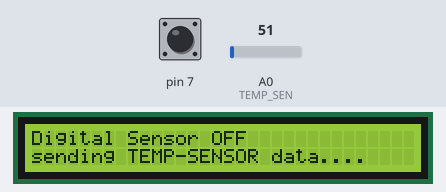
Bench run of a sketch on a simulated Arduino Uno, built with avr-gcc and run on an emulated ATmega328P. Parts: 32×2 character LCD. Inputs (shaded band) come from the test bench; at power-on: pin 7 HIGH, A0 (TEMP_SEN) = 51. What the sketch prints to the serial monitor is not drawn.

Above: at 1.2 s.
1.3 s: pin 7 pulled LOW for 0.15 s
At 1.7 s:
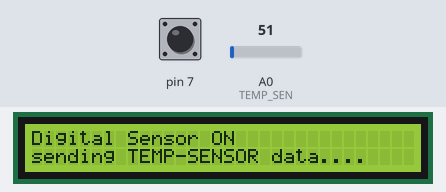
3.4 s: pin 7 pulled LOW for 1 s
7.4 s: pin 7 pulled LOW for 3.2 s
17.5 s: pin 7 pulsed LOW 5 times (0.12 s each, 0.3 s apart)
Timing chart, 0 to 20.5 s (numbered marks = the images above; inputs shaded):
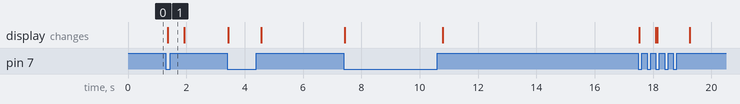

The sketch:

arduino_tx.ino
```cpp
/* TRANSMITTER */

#include <LiquidCrystal.h>

LiquidCrystal lcd(12,11,6,5,4,3);
int TEMP_SEN=A0;

void setup()
{
  pinMode(7,INPUT_PULLUP);
  Serial.begin(9600);
  lcd.begin(32,2);
}

void loop()
{
  int digitalStatus=0;
  lcd.clear();
  lcd.setCursor(0,0);
  if(digitalRead(7)==LOW)
  {
    digitalStatus=1;
    lcd.print("Digital Sensor ON");
    lcd.setCursor(0,1);
    lcd.print("sending TEMP-SENSOR data....");
    Serial.write(digitalStatus);
    Serial.write(analogRead(TEMP_SEN)/2-1);
    delay(500);
  }
  else if(digitalRead(7)==HIGH)
  {
    digitalStatus=0;
    lcd.print("Digital Sensor OFF");
    lcd.setCursor(0,1);
    lcd.print("sending TEMP-SENSOR data....");
    Serial.write(digitalStatus);
    Serial.write(analogRead(TEMP_SEN)/2-1);
  }

  delay(50);
}
```

Measured:
- after the input at 1.3 s, the display: changes after 0.06 s (image 1)
